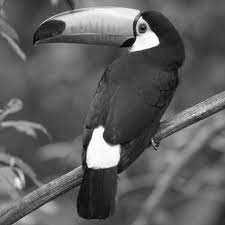
#> input picture image2.jpg, 225 x 225 px
$ python 3c.py
#> lines starting #> are read from the running program, lines starting #| are printed output that depends on the picture; after the words box and inside, x2 and y2 are one past the last pixel; in counts of white or black regions, pixels touching at a corner belong together
import cv2
import numpy as np
from skimage.metrics import peak_signal_noise_ratio
import matplotlib.pyplot as plt

image = cv2.imread('image2.jpg', cv2.IMREAD_GRAYSCALE)
#> image is the input picture: shape (225, 225); min 0, max 255, mean 95.6


def add_salt_noise(noisy_image):
    row, col = noisy_image.shape
    num_of_pixels = np.random.randint(300, 10000)
    for i in range(num_of_pixels):
        x_cor = np.random.randint(0, row-1)
        y_cor = np.random.randint(0, col-1)
        noisy_image[x_cor][y_cor] = 255
    return noisy_image


def add_papper_noise(noisy_image):
    row, col = noisy_image.shape
    num_of_pixels = np.random.randint(300, 10000)
    for i in range(num_of_pixels):
        x_cor = np.random.randint(0, row-1)
        y_cor = np.random.randint(0, col-1)
        noisy_image[x_cor][y_cor] = 0
    return noisy_image


noisy_image = image.copy()
add_salt_noise(noisy_image)
#> after the loop in add_salt_noise, `for i in range(num_of_pixels):`:
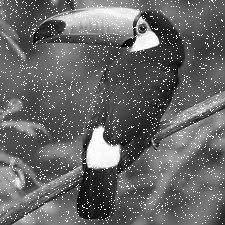
#> noisy_image: shape (225, 225); 5.77% of pixels changed, all inside (x1, y1, x2, y2) = (0, 0, 224, 224)
add_papper_noise(noisy_image)
#> after the loop in add_papper_noise, `for i in range(num_of_pixels):`:
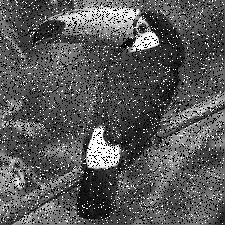
#> noisy_image: shape (225, 225); 15.27% of pixels changed, all inside (x1, y1, x2, y2) = (0, 0, 224, 224)


def psnr_calculation(original_image, noisy_image):
    original_image = original_image.astype(np.float64)
    noisy_image = noisy_image.astype(np.float64)
    mse = np.mean((original_image-noisy_image)**2)
    max_pixel = 255
    psnr = 20 * np.log10(max_pixel/np.sqrt(mse))
    return psnr


def harmonic_mean_filter(noisy_image, kernel_size):
    filtered_image = np.zeros_like(noisy_image)
    pad_size = kernel_size // 2
    row, col = noisy_image.shape
    for i in range(pad_size, row-pad_size):
        for j in range(pad_size, col-pad_size):
            window = noisy_image[i-pad_size:i +
                                 pad_size+1, j-pad_size:j+pad_size+1]
            non_zero_values = window[window != 0]
            non_zero_values = 1/non_zero_values
            harmonic_mean = (len(non_zero_values) / np.sum(non_zero_values))
            filtered_image[i][j] = harmonic_mean
    return filtered_image


def geometric_mean_filter(noisy_image, kernel_size):
    filtered_image = np.zeros_like(noisy_image)
    row, col = noisy_image.shape
    pad_size = kernel_size // 2
    for i in range(pad_size, row-pad_size):
        for j in range(pad_size, col-pad_size):
            window = noisy_image[i-pad_size:i +
                                 pad_size+1, j-pad_size: j+pad_size+1]
            non_zero_values = window[window != 0]

            if (len(non_zero_values) > 0):
                log_sum = np.sum(np.log(non_zero_values))
                geometric_mean = np.exp(log_sum/len(non_zero_values))
                filtered_image[i][j] = geometric_mean
            else:
                filtered_image[i][j] = np.median(window[window != 0])
    return filtered_image


harmonic_filtered_image = harmonic_mean_filter(noisy_image, 3)
#> after the loop in harmonic_mean_filter, `for i in range(pad_size, row-pad_size):`:
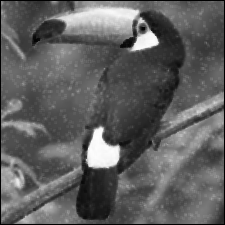
#> filtered_image: shape (225, 225); min 0, max 253, mean 95.3
noisy_image_psnr = psnr_calculation(image, noisy_image)
#> in psnr_calculation, `mse = np.mean((original_image-noisy_image)**2)`: mse = 3035.6
#> in psnr_calculation, `psnr = 20 * np.log10(max_pixel/np.sqrt(mse))`: psnr = 13.31
#> noisy_image_psnr = 13.31
h_image_psnr = psnr_calculation(image, harmonic_filtered_image)
#> h_image_psnr = 23.36
geometric_mean_filtered_image = geometric_mean_filter(noisy_image, 3)
g_image_psnr = psnr_calculation(image, geometric_mean_filtered_image)
#> g_image_psnr = 22.8


plt.figure(figsize=(12, 4))
plt.subplot(2, 2, 1)
plt.imshow(image, cmap='gray')
plt.title('Original Image')

plt.subplot(2, 2, 2)
plt.imshow(noisy_image, cmap='gray')
plt.title(f'Noisy Image psnr: {noisy_image_psnr:.2f}dB')

plt.subplot(2, 2, 3)
plt.imshow(harmonic_filtered_image, cmap='gray')
plt.title(f'Filtered Image psnr: {h_image_psnr:.2f}dB')
plt.subplot(2, 2, 4)
plt.imshow(geometric_mean_filtered_image, cmap='gray')
plt.title(f'Geometric mean filtered image \n PSNR: {g_image_psnr:.2f}')
plt.tight_layout()
plt.show()
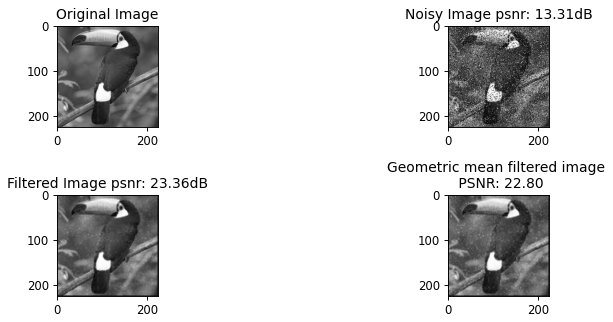
#> figure drawn by matplotlib, 4 panels
